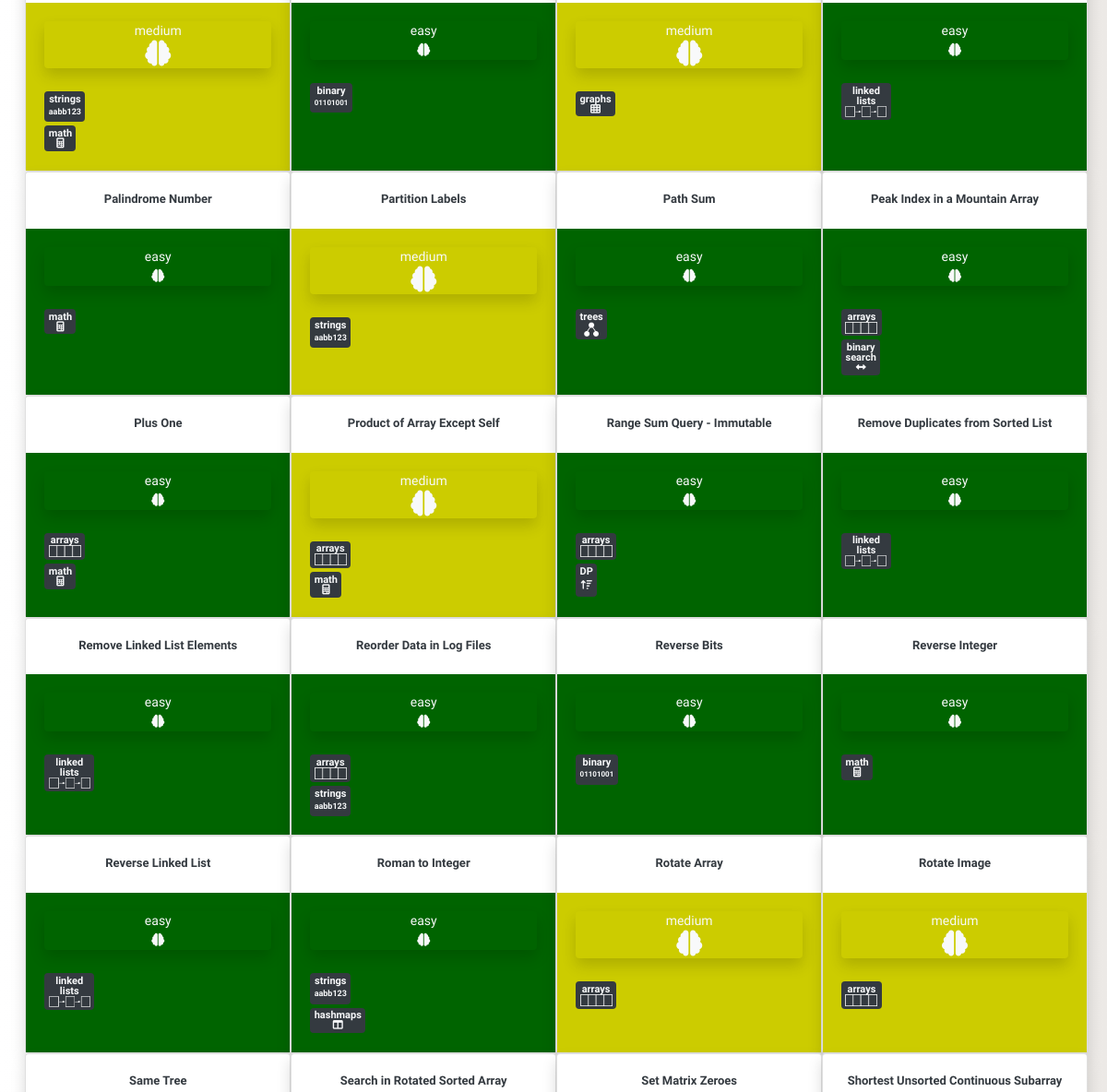
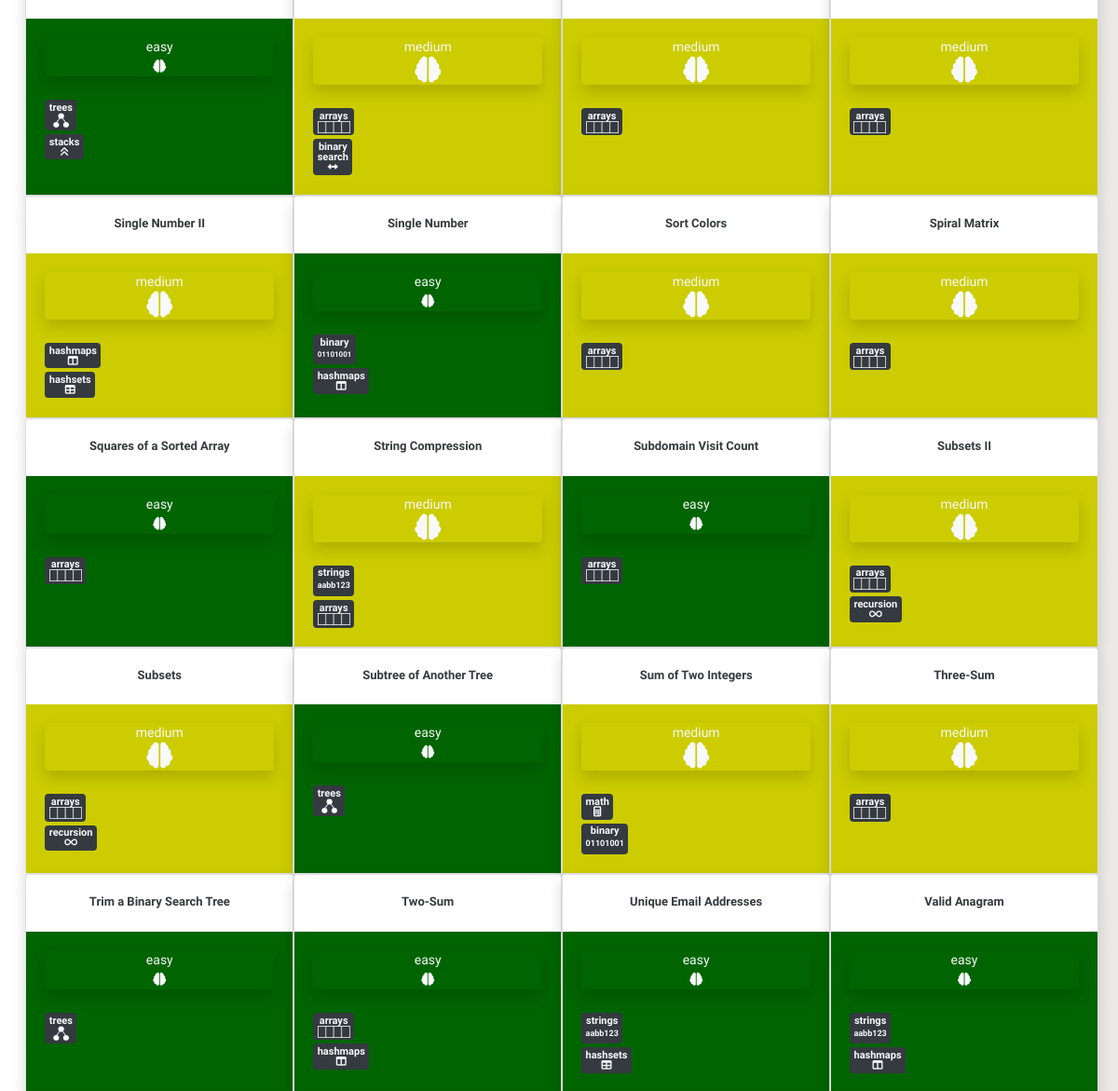
Before: / (middle part) with the older database file (2 pictures, top to bottom).
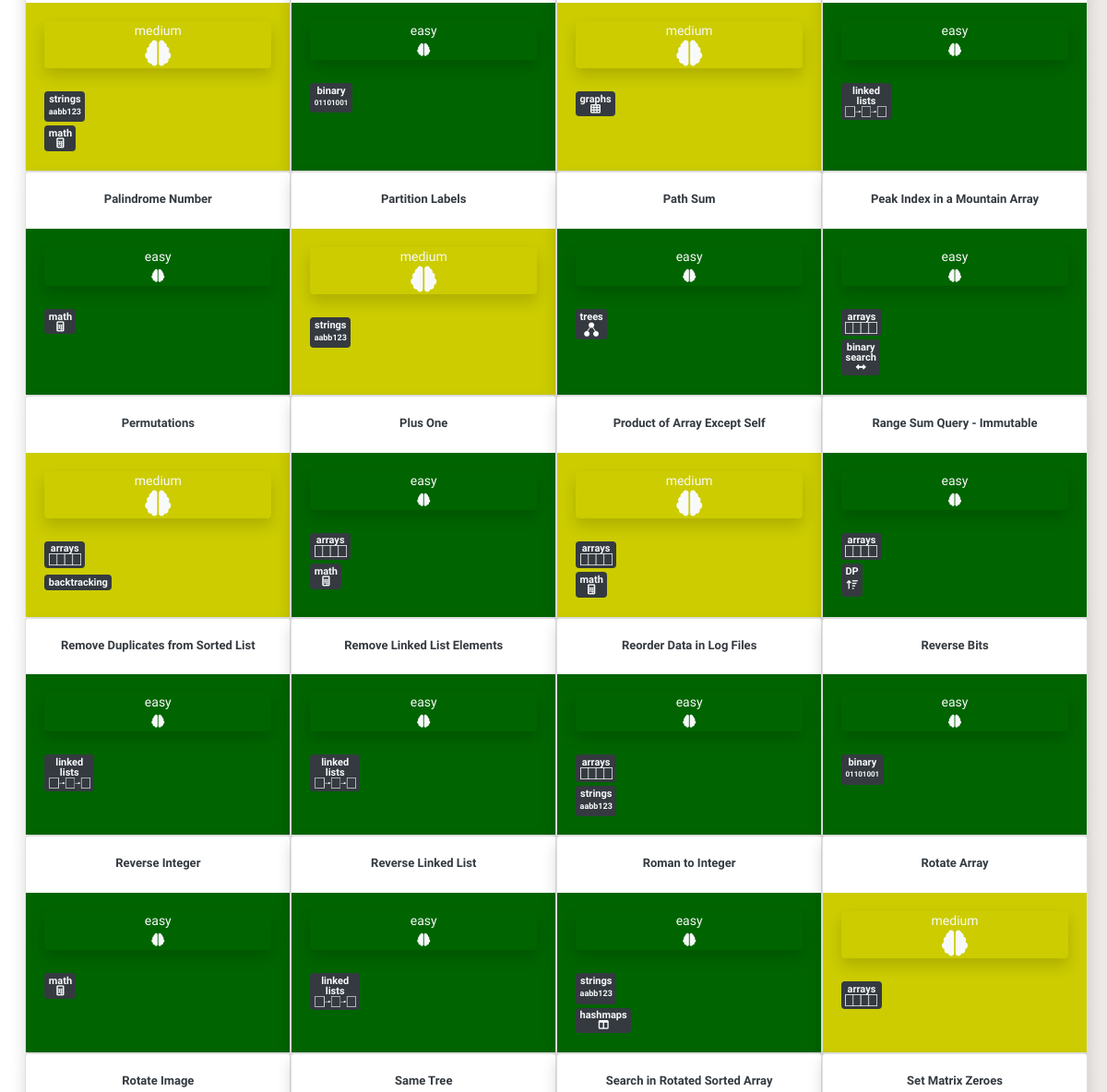
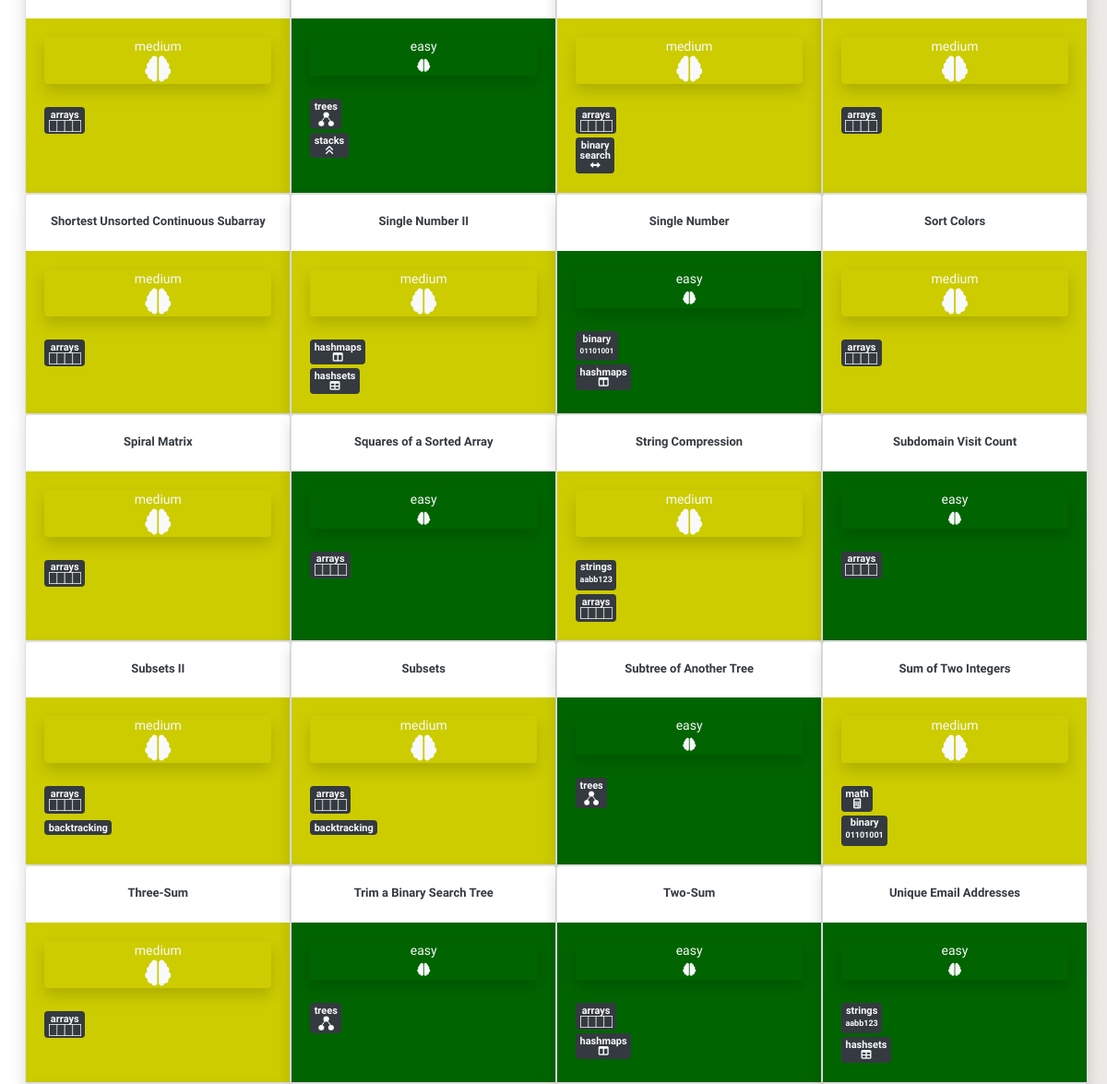
After: the same page with the newer database file (2 pictures, top to bottom).
### blog/models.py (models this page shows, shortened)
class Post(models.Model):
    author = models.TextField()
    title = RichTextField()
    category = models.TextField(choices = CATEGORY_CHOICES, default = 'arrays')
    alt_category = models.TextField(choices = CATEGORY_CHOICES, blank=True, null = True)
    difficulty = models.TextField(choices = DIFFICULTY_CHOICES, default = 'easy')
    description = RichTextField()
    text = RichTextField()
    explanation = RichTextField()
    additional_notes = RichTextField(blank=True, null = True)
    published_date = models.DateTimeField(blank=True, null=True)

### blog/views.py (the view)
# urls.py: path('', views.PostListView.as_view(), name='post_list'),
class PostListView(ListView):
    model = Post
    def get_queryset(self):
        return Post.objects.all().order_by('title')

### blog/templates/blog/post_list.html (shortened to what this page needs)
{% extends 'blog/base.html' %}
{% load static %}
{% block content %}
<div class="postlist col-md-12">
    {% if not post_list.count %}
    <h1 class = "counter my-5" align = "center">No Questions Found</h1>
    <br><br>
    {% elif post_list.count == 1 %}
    <h1 class = "counter my-3" align="center">{{post_list.count}} Question</h1>
    <br><br>
    {% else %}
    <br><br>
    {% endif %}
  <div class="row">
  {% for post in post_list %}
  <div class="card shadow" style="width: 25%">
    <br>
    <h3 align="center"><a class="check text-dark" style = "font-size:13px;" href="{% url 'post_detail' pk=post.pk %}">
      <b>{{ post.title|safe }}</b></a></h3>
    {% if post.difficulty == "easy" %}
    <div class="card-body" style="background-color: rgb(0,100,0)">
    {% elif post.difficulty == "medium" %}
    <div class="card-body" style="background-color: rgb(204,204,0)">
    {% elif post.difficulty == "hard" %}
    <div class="card-body" style="background-color: rgb(128,0,0)"">
    {% endif %}
      <div class="postdifficulty text-light shadow rounded"align="center">
        <a class="text-light" href="{% url 'difficulty_post_list' difficulty=post.difficulty %}">
        {{post.difficulty}}
        <br>
        {% if post.difficulty == "medium" %}
        <i class="fas fa-brain fa-2x"></i>
        {% elif post.difficulty == "hard" %}
        <i class="fas fa-brain fa-3x"></i>
        {% else %}
        <i class="fas fa-brain"></i>
        {% endif %}
        </a>
      </div>
      <br>
        <div class="category text-light badge badge-dark my-1">
        <a class="text-light" href="{% url 'category_post_list' category=post.category %}">
        {% if post.category == "linked lists" %}
        <h8>linked <br>lists</h8>
        {% elif post.category == "binary search" %}
        <h8>binary <br>search</h8>
        {% endif %}
        {% if post.category != "linked lists" and post.category != "binary search"%}
        <h8>{{post.category}}</h8>
        {% endif %}
        <br>
        {% if post.category == "linked lists" %}
        <img src="{% static 'images/thumbnail_image8.png' %}" width="45" height="12">
        {% elif post.category == "trees" %}
        <img src="{% static 'images/thumbnail_image5.png' %}" width="16.5" height="16.5">
        {% elif post.category == "arrays" %}
        <img src="{% static 'images/thumbnail_image7.png' %}" width="35" height="13">
        {% elif post.category == "strings" %}
        <p class= "my-1" style = "font-size: 9px; font: verdana;"><b>aabb123</b></p>
        {% elif post.category == "hashsets" %}
        <i class="fas fa-table"></i>
        {% elif post.category == "hashmaps" %}
        <i class="fas fa-columns"></i>
        {% elif post.category == "DP" %}
        <i class="my-1 fas fa-sort-amount-up"></i>
        {% elif post.category == "math" %}
        <i class="fas fa-calculator"></i>
        {% elif post.category == "graphs" %}
        <i class="fas fa-th"></i>
        {% elif post.category == "stacks" %}
        <i class="fas fa-angle-double-up"></i>
        {% elif post.category == "queues" %}
        <i class="fas fa-angle-double-right"></i>
        {% elif post.category == "recursion" %}
        <i class="fas fa-infinity"></i>
        {% elif post.category == "tries" %}
        <img src="{% static 'images/thumbnail_image6.png' %}" width="25.3" height="22">
        {% elif post.category == "binary" %}
        <p class= "my-1" style = "font-size: 8px; font: verdana;"><b>01101001</b></p>
        {% elif post.category == "binary search" %}
        <i class="fas fa-arrows-alt-h"></i>
        {% elif post.category == "heaps" %}
        <img src="{% static 'images/thumbnail_image5.png' %}" width="16.5" height="16.5">
        {% endif %}
        </a>
        </div>
        <br>
        {% if post.alt_category %}
        <div class="alt_category text-light badge badge-dark">
        {% else %}
        <div class="alt_category text-light">
        {% endif %}
        <a class="text-light" href="{% url 'category_post_list' category=post.alt_category %}">
          {% if post.alt_category == "linked lists" %}
          <h8>linked <br>lists</h8>
          {% elif post.alt_category == "binary search" %}
          <h8>binary <br>search</h8>
          {% endif %}
          {% if post.alt_category and post.alt_category != "linked lists" and post.alt_category != "binary search"%}
          <h8>{{post.alt_category}}</h8>
          {% endif %}
          <br>
        {% if post.alt_category == "linked lists" %}
        <img src="{% static 'images/thumbnail_image8.png' %}" width="45" height="12">
        {% elif post.alt_category == "trees" %}
        <img src="{% static 'images/thumbnail_image5.png' %}" width="16.5" height="16.5">
        {% elif post.alt_category == "arrays" %}
        <img src="{% static 'images/thumbnail_image7.png' %}" width="35" height="13">
        {% elif post.alt_category == "hashmaps" %}
        <i class="fas fa-columns"></i>
        {% elif post.alt_category == "DP" %}
        <i class="my-1 fas fa-sort-amount-up"></i>
        {% elif post.alt_category == "math" %}
        <i class="fas fa-calculator"></i>
        {% elif post.alt_category == "graphs" %}
        <i class="fas fa-th fa-2x"></i>
        {% elif post.alt_category == "stacks" %}
        <i class="fas fa-angle-double-up"></i>
        {% elif post.alt_category == "queues" %}
        <i class="fas fa-angle-double-right"></i>
        {% elif post.alt_category == "strings" %}
        <p class= "my-1" style = "font-size: 9px; font: verdana;"><b>aabb123</b></p>
        {% elif post.alt_category == "hashsets" %}
        <i class="fas fa-table"></i>
        {% elif post.alt_category == "recursion" %}
        <i class="fas fa-infinity"></i>
        {% elif post.alt_category == "tries" %}
        <img src="{% static 'images/thumbnail_image6.png' %}" width="25.3" height="22">
        {% elif post.alt_category == "heaps" %}
        <img src="{% static 'images/thumbnail_image5.png' %}" width="16.5" height="16.5">
        {% elif post.alt_category == "binary" %}
        <p class= "my-1" style = "font-size: 9px; font: verdana;"><b>01101001</b></p>
        {% elif post.alt_category == "binary search" %}
        <i class="fas fa-arrows-alt-h"></i>
        {% endif %}
        </a>
        </div>
    </div>
  </div>
  {% endfor %}
  </div>
</div>
{% endblock %}

### blog/templates/blog/base.html (shortened to what this page needs)
<!DOCTYPE html>
{% load static %}
<html lang="en" dir="ltr">
<head>
  <link rel="stylesheet" href="https://stackpath.bootstrapcdn.com/bootstrap/4.3.1/css/bootstrap.min.css">
  <link rel="stylesheet" href="{% static 'css/blog.css' %}">
</head>
<div class="content">
  <div class="row">
    {% block content %}
    {% endblock %}
  </div>
</div>
<body>
</body>
</html>

### blog/static/css/blog.css (style rules this page uses)
body { padding-top: 120px; font-family: 'Special Elite', cursive; background: #ECE9E6; background: -webkit-linear-gradient(to right, #FFFFFF, #ECE9E6); background: linear-gradient(to right, #FFFFFF, #ECE9E6); width:97%; }
.postlist { padding-left: 4% !important; }
.postlist { padding-left:15px; }
.content { padding-left: 10px; }

Changed rows visible on the page:
no longer on this page (row unchanged): Post: title "Valid Anagram", difficulty "easy", category "strings", shows "aabb123", alt_category "hashmaps"
added Post: title "Permutations", difficulty "medium", category "arrays", alt_category "backtracking"
changed Post "Subsets II": alt_category "recursion" → "backtracking"
changed Post "Subsets": alt_category "recursion" → "backtracking"
